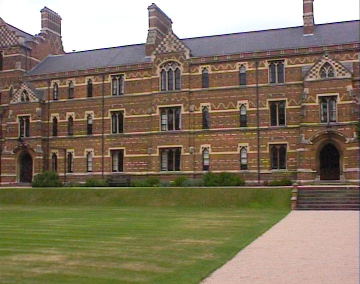
//> input picture Image Manipulation/Homography/keble_a_half.bmp, 360 x 284 px
$ ./akaze-match   (built with g++ and OpenCV 4)
//> lines starting //> are read from the running program, lines starting //| are printed output that depends on the picture; after the words box and inside, x2 and y2 are one past the last pixel; in counts of white or black regions, pixels touching at a corner belong together
/*
 * Danen Van De Ven
 * 100820351
 *
 * COMP 4102 - Assignment 3, Question 2
 * March 31, 2016
 */

#include <opencv2/opencv.hpp>
#include <vector>
#include <iostream>

using namespace std;
using namespace cv;

const float inlier_threshold = 2.5f; // Distance threshold to identify inliers
const float nn_match_ratio = 0.8f; // Nearest neighbor matching ratio

int main(void) {
    cout << "Opening." << endl;

    BFMatcher matcher(NORM_HAMMING);

    Mat homography,
        desc1, desc2,
        img1 = imread("keble_a_half.bmp", IMREAD_GRAYSCALE),
        img2 = imread("keble_b_long.bmp", IMREAD_GRAYSCALE),
        img3 = Mat(img2.rows, img2.cols, CV_8UC1);
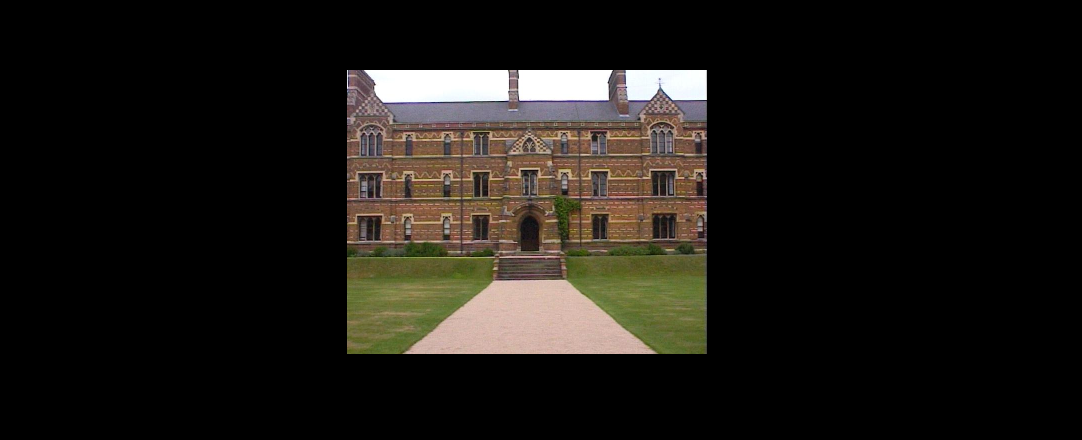
//> input picture Image Manipulation/Homography/keble_b_long.bmp, 1082 x 440 px
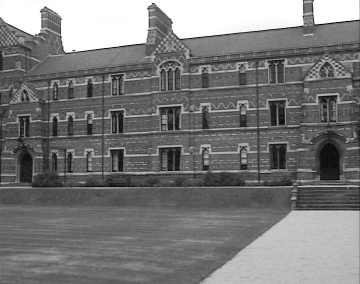
//> img1: 284 rows x 360 cols, CV_8UC1; min 3, max 255, mean 121.1
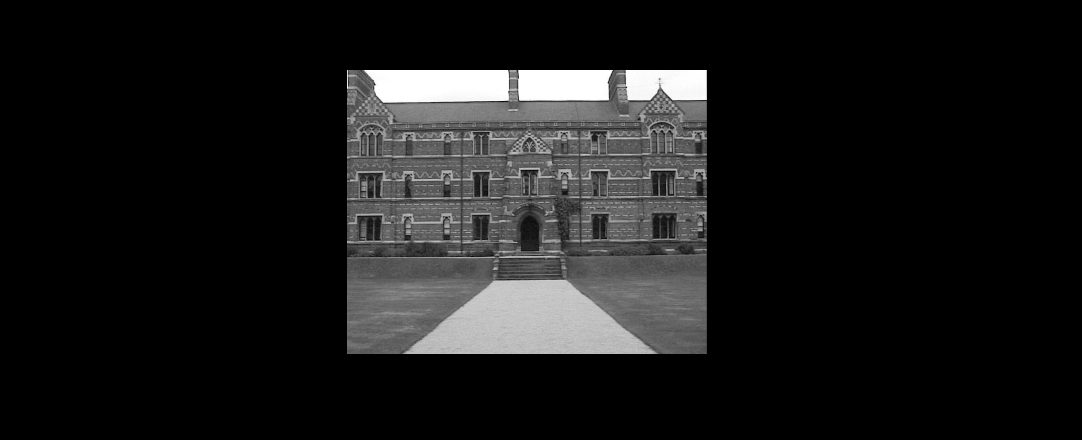
//> img2: 440 rows x 1082 cols, CV_8UC1; min 0, max 255, mean 26

    vector<KeyPoint> kpts1, kpts2,
        matched1, matched2;

	vector<Point2f> inliers1, inliers2;

    vector< vector<DMatch> > nn_matches;

	cout << "Opened." << endl;

    Ptr<AKAZE> akaze = AKAZE::create();
    akaze->detectAndCompute(img1, noArray(), kpts1, desc1);
//> kpts1 = 239 keypoints; strongest (x, y, size): (67, 47, 5.7), (173, 157, 11.4), (143, 40, 4.8), (90, 89, 8.1)
    akaze->detectAndCompute(img2, noArray(), kpts2, desc2);
//> kpts2 = 426 keypoints; strongest (x, y, size): (701, 75, 8.1), (702, 73, 5.7), (604, 75, 8.1), (631, 75, 8.1)

	cout << "Computed akaze." << endl;

    matcher.knnMatch(desc1, desc2, nn_matches, 2);
//> nn_matches = 239 matches

	cout << "Done match." << endl;

    for (size_t i = 0; i < nn_matches.size(); i++) {
        DMatch first = nn_matches[i][0];
        float dist1 = nn_matches[i][0].distance;
        float dist2 = nn_matches[i][1].distance;

        if (dist1 < nn_match_ratio*dist2) {
            matched1.push_back(kpts1[first.queryIdx]);
            matched2.push_back(kpts2[first.trainIdx]);
        }
    }
//> this loop made 239 passes
//> (dist1, dist2) on passes 1 to 3: (113, 116), (97, 108), (90, 94)
//> after the loop, matched1 = 97 keypoints; strongest (x, y, size): (322, 99, 4.8), (265, 65, 5.7), (243, 120, 8.1), (286, 63, 5.7); matched2 = 97 keypoints; strongest (x, y, size): (384, 98, 5.7), (491, 136, 5.7), (470, 136, 5.7), (446, 190, 8.1)

	cout << "Matches " << matched1.size() << " " << matched2.size() << endl;
//| Matches 97 97

    // Convert KeyPoint to Point2f to be used in findHomography.
    KeyPoint::convert(matched1, inliers1);
//> inliers1 = 97 Points (x, y), first 12: [73.59, 51.85], [186.7, 55.85], [180.8, 67.42], [172.7, 67.85], [165.7, 68.62], [236.4, 68.43], [326.3, 70], [176.6, 70.95], [169.3, 71.69], [322.1, 98.86], [245.7, 101.6], [281.6, 102.3]
    KeyPoint::convert(matched2, inliers2);
//> inliers2 = 97 Points (x, y), first 12: [384, 98.06], [390.1, 120.9], [383.4, 132.6], [374.6, 132.5], [366.7, 132.7], [558.4, 136.7], [528.8, 145.2], [378.7, 135.8], [370.7, 136], [594.3, 173.6], [450.1, 171.7], [485.4, 174.1]

    homography = findHomography(inliers1, inliers2, RANSAC); // Calculate homography using RANSAC descriptor.
//> homography = [[1.44, -0.028, 168.2], [0.163, 1.15, 40.33], [0.000619, -6.1e-06, 1]]

    warpPerspective(img1, img3, homography, img3.size()); // Warp img1 wrt. homography points, output to img3.
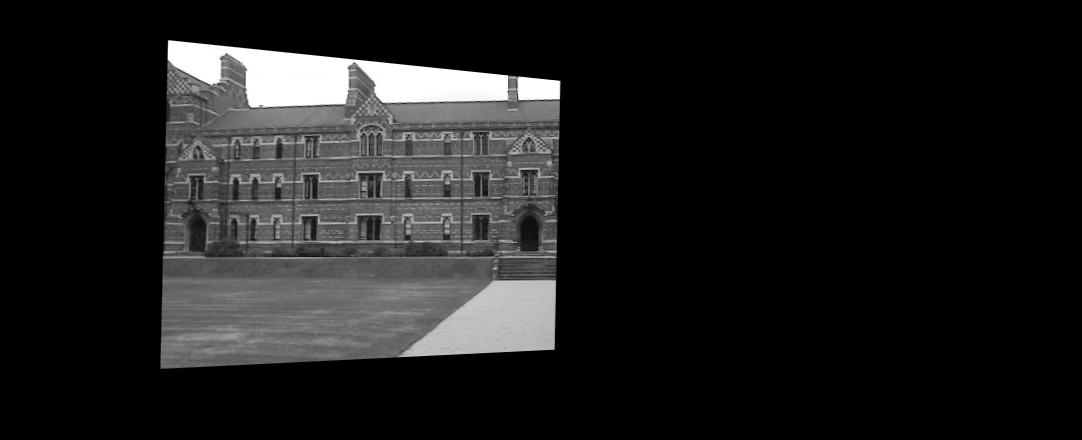
//> img3: 440 rows x 1082 cols, CV_8UC1; min 0, max 255, mean 29.7

    // Display input and output
    imshow("Warped", img3);

    bitwise_or(img2, img3, img3); // Combine images to form larger combined image.
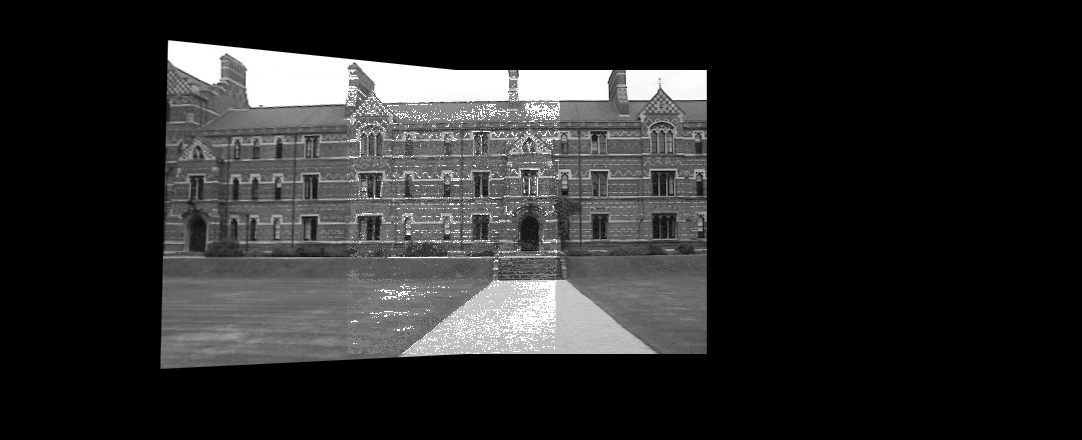
//> img3: 440 rows x 1082 cols, CV_8UC1; 18.35% of pixels changed, all inside (x1, y1, x2, y2) = (347, 70, 707, 354)
    imshow("Merged", img3);

	waitKey(0);

    return 0;
}
